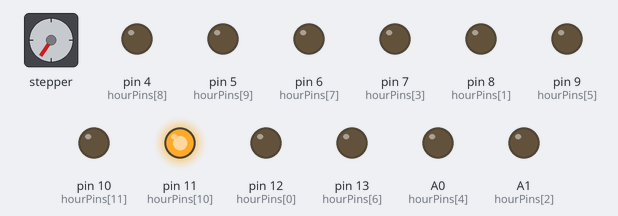
The sketch below on a simulated Arduino Uno, built with avr-gcc and run on an emulated ATmega328P. Parts: stepper motor, output pins drawn as LEDs (lit = HIGH). The local clock reads 2024-03-15 10:24:30 at power-on unless the sketch sets it; stepper angles assume 200 steps per turn; what the sketch prints to the serial monitor is not drawn.

Above: at 4.9 s.
Timing chart, 0 to 25.5 s (numbered marks = the images above):
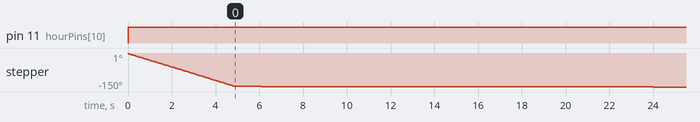

Measured:
- by itself, pin 11 (hourPins[10]): LOW → HIGH at 0.00 s
- by itself, stepper: turns 146° counter-clockwise in 4.8 s, then 2° counter-clockwise in 0.00 s, then 2° counter-clockwise in 0.00 s

The sketch:

HackGT_Clock.ino
```cpp
#include <Stepper.h>
#include "RTClib.h"

RTC_DS1307 rtc;

const int stepsPerRevolution = 200;
Stepper minuteHand(stepsPerRevolution, A3, 2, 3, A2);

// Hour 0 (aka 12) through 11
int hourPins[12] = {12, 8, A1, 7, A0, 9, 13, 6, 4, 5, 11, 10};

void setup () {
  Serial.begin(115200);
  if (! rtc.begin()) {
    Serial.println("Couldn't find RTC");
    while (1);
  }

  if (! rtc.isrunning()) {
    Serial.println("RTC is NOT running!");
    // following line sets the RTC to the date & time this sketch was compiled
    // rtc.adjust(DateTime(F(__DATE__), F(__TIME__)));
    // This line sets the RTC with an explicit date & time, for example to set
    // January 21, 2014 at 3am you would call:
    // rtc.adjust(DateTime(2014, 1, 21, 3, 0, 0));
  }

  for (int i = 0; i < 12; i++) {
    pinMode(hourPins[i], OUTPUT);
    digitalWrite(hourPins[i], LOW);
  }
  minuteHand.setSpeed(5);
}

int previousHour = -1;
// This means that the minute hand must be started in the 0 position when the clock is powered on
int minuteHandPosition = 0; // Range: 0 - 199
void loop () {
    DateTime now = rtc.now();

    Serial.print(now.hour(), DEC);
    Serial.print(':');
    Serial.print(now.minute(), DEC);
    Serial.print(':');
    Serial.print(now.second(), DEC);
    Serial.println();

    int currentHour = now.hour() % 12;
    if (previousHour != currentHour) {
      for (int i = 0; i < 12; i++) {
        digitalWrite(hourPins[i], LOW);
      }
      digitalWrite(hourPins[currentHour], HIGH);
      previousHour = currentHour;
    }

    float minutes = (float) now.minute();
    float seconds = (float) now.second();
    const float sixty = (float) 60;
    int newPosition = ((minutes / sixty) + (seconds / sixty / sixty)) * stepsPerRevolution;
    int moveAmount = 0;
    if (newPosition < minuteHandPosition) {
      moveAmount = (newPosition + stepsPerRevolution) - minuteHandPosition;
    }
    else {
      moveAmount = newPosition - minuteHandPosition;
    }
    if (moveAmount > 0) {
      // Negate in order to move clockwise
      minuteHand.step(-moveAmount);
    }
    minuteHandPosition = newPosition;

    delay(100);
}
```
